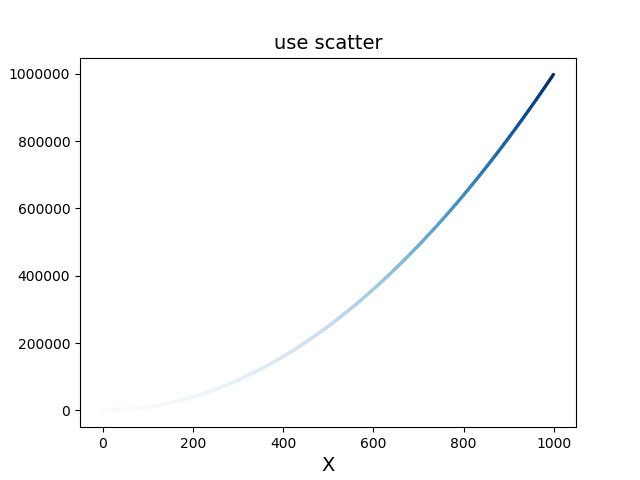

Here is the Python script that generated this plot:
import matplotlib.pyplot as plt

# plt.scatter(2,4)

a = range(1000)
b = [x ** 2 for x in a]
# 点的轮廓颜色去掉
# plt.scatter(a,b,s = 5,c='red',edgecolor = 'none')
plt.scatter(a, b, s=5, c=b, edgecolor='none', cmap=plt.cm.Blues)
plt.ylabel("Y", fontsize=14)
plt.xlabel("X", fontsize=14)
plt.title("use scatter", fontsize=14)

# 设置x轴和y轴的坐标范围
plt.axes([0, 1100, 0, 1100000])

plt.tick_params(axis='both', labelsize=14, which='major')

# plt.show()
plt.savefig('use_scatter.png')
